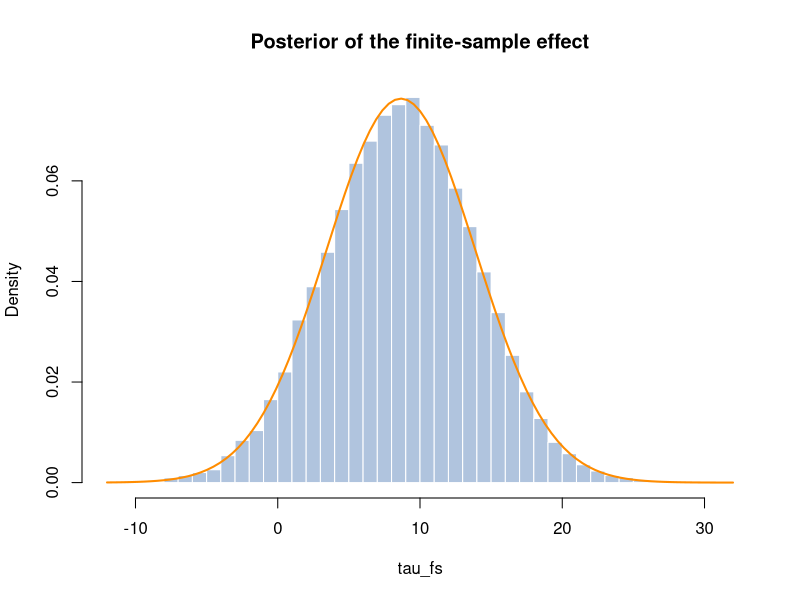

The R source for this figure:
# Posterior of the average effect in the six-unit normal example (model-based imputation).
set.seed(0)
w <- c(0, 1, 0, 1, 0, 1)
y <- c(0, 9.9, 12.4, 3.6, 0, 24.9)          # first six NSW units (earnings, 1000 USD)
n <- length(y); sig_c <- 10; sig_t <- 8; prior_var <- 100^2

post_mu <- function(yg, sig) {
  prec <- length(yg) / sig^2 + 1 / prior_var
  c(mean = sum(yg) / sig^2 / prec, var = 1 / prec)
}
pc <- post_mu(y[w == 0], sig_c); pt <- post_mu(y[w == 1], sig_t)

# Monte Carlo: theta, then missing outcomes, then tau_fs
draws <- 20000
mu_c <- rnorm(draws, pc["mean"], sqrt(pc["var"]))
mu_t <- rnorm(draws, pt["mean"], sqrt(pt["var"]))
y1_mis <- matrix(rnorm(draws * 3, mu_t, sig_t), draws)
y0_mis <- matrix(rnorm(draws * 3, mu_c, sig_c), draws)
tau_fs <- (rowSums(y1_mis) - sum(y[w == 0]) + sum(y[w == 1]) - rowSums(y0_mis)) / n
c(mean = mean(tau_fs), sd = sd(tau_fs))

hist(tau_fs, breaks = 60, freq = FALSE, col = "lightsteelblue", border = "white",
     xlab = "tau_fs", main = "Posterior of the finite-sample effect")
mean0 <- (3 * pt["mean"] - sum(y[w == 0]) + sum(y[w == 1]) - 3 * pc["mean"]) / n
var0 <- (3 * sig_t^2 + 9 * pt["var"] + 3 * sig_c^2 + 9 * pc["var"]) / n^2
curve(dnorm(x, mean0, sqrt(var0)), add = TRUE, col = "darkorange", lwd = 2)
c(tau_sp_mean = unname(pt["mean"] - pc["mean"]), tau_sp_sd = unname(sqrt(pt["var"] + pc["var"])))
